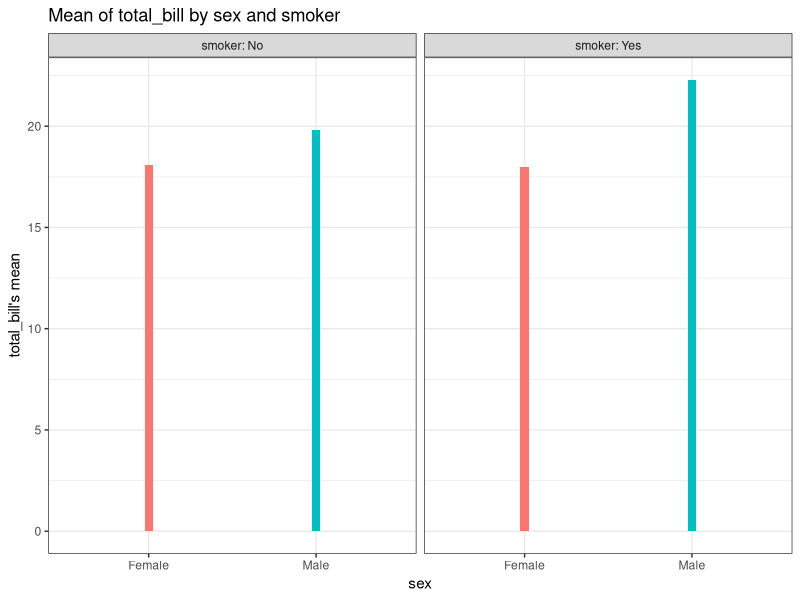
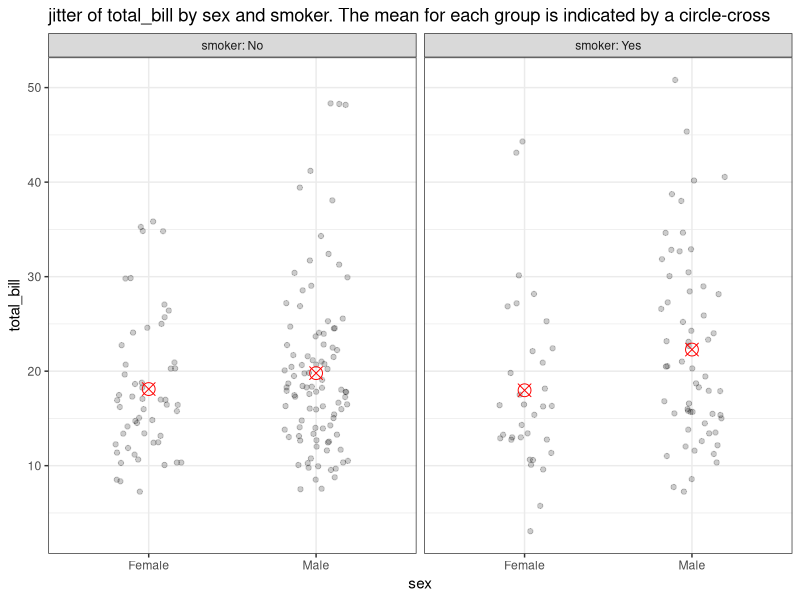
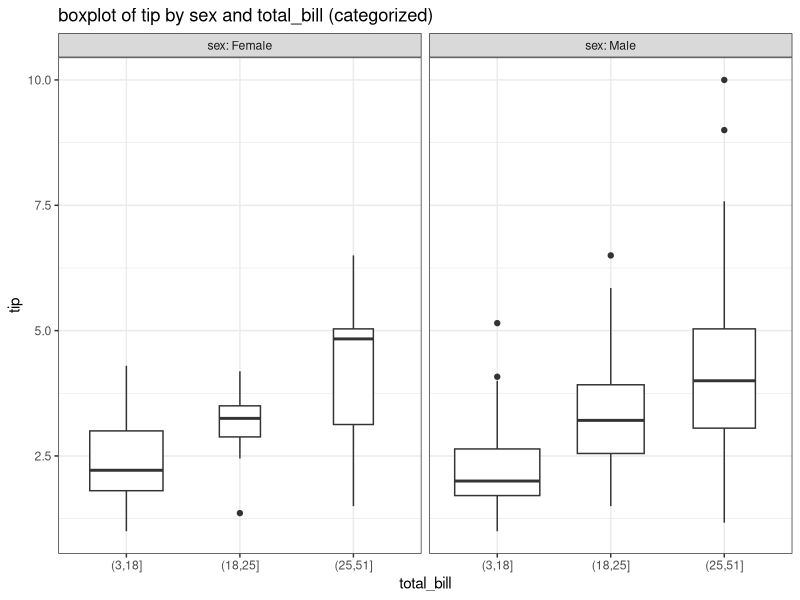
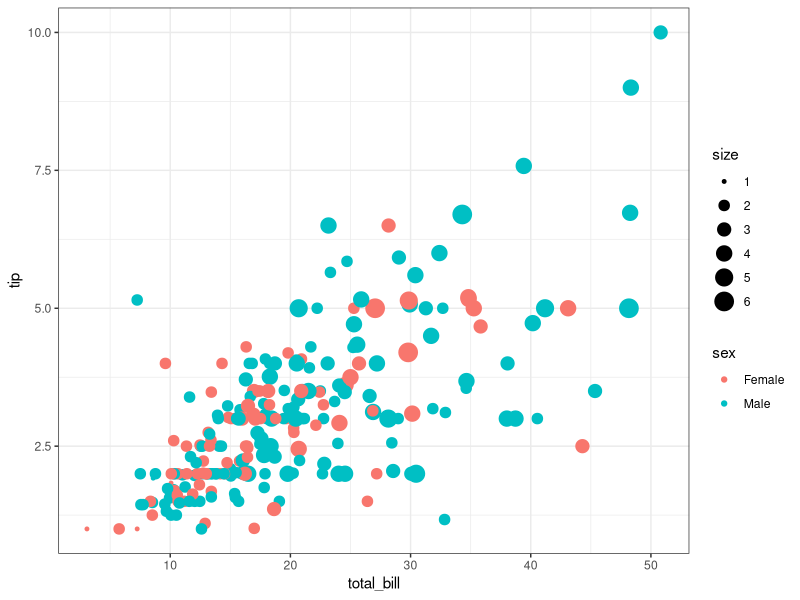
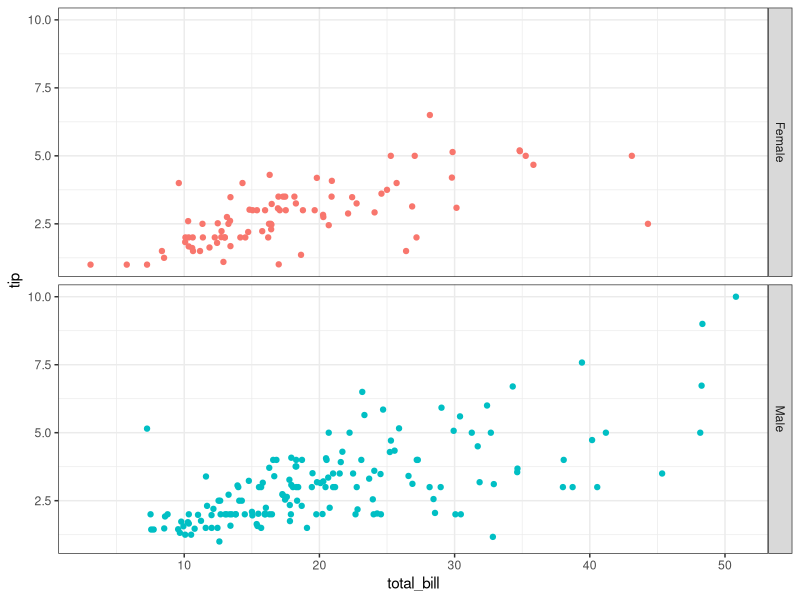
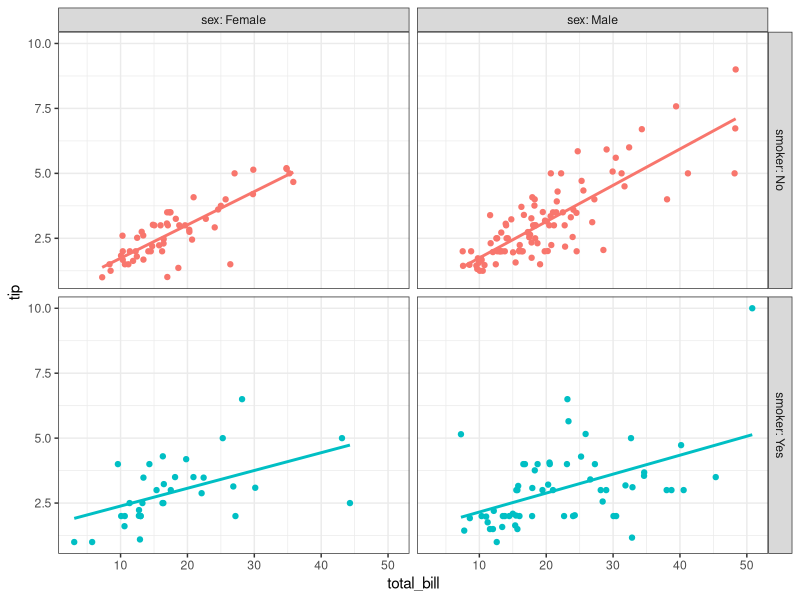

R code for these plots, in order:
## ---- chunk 1
knitr::opts_chunk$set(
  echo = TRUE,
  fig.align = "center",
  message = FALSE,
  warning = FALSE
)
## ---- chunk 2
require(ggplot2)
require(reshape2)
## ---- chunk 3
theme_set(theme_bw())
## ---- chunk 4
# 1
ggplot(tips, aes(y = total_bill, x = sex, fill = sex)) +
  stat_summary(fun = "mean", geom = "bar", width = 0.05) +
  facet_grid(col = vars(smoker), labeller = label_both) +
  labs(y = "total_bill's mean") +
  theme(legend.position = "none") +
  labs(title = "Mean of total_bill by sex and smoker")
## ---- chunk 5
# 2
ggplot(tips, aes(x = sex, y = total_bill)) +
  geom_jitter(alpha = 0.2, width = 0.2, height = 0) +
  stat_summary(geom = "point", fun = "mean", size = 4, shape = 13, color = "red") +
  facet_grid(col = vars(smoker), labeller = label_both) +
  labs(title = "jitter of total_bill by sex and smoker. The mean for each group is indicated by a circle-cross")
## ---- chunk 6
# 3
ggplot(tips, aes(x = cut(total_bill, breaks = c(3, 18, 25, 51)), y = tip)) +
  geom_boxplot(varwidth = TRUE) +
  facet_grid(col = vars(sex), labeller = label_both) +
  labs(x = "total_bill") +
  labs(title = "boxplot of tip by sex and total_bill (categorized)")
## ---- chunk 7
# 4
ggplot(tips, aes(x = total_bill, y = tip)) +
  geom_point() +
  aes(color = sex, size = size)
## ---- chunk 8
# 5
ggplot(tips, aes(x = total_bill, y = tip)) +
  geom_point() +
  aes(color = sex) +
  facet_grid(row = vars(sex)) +
  theme(legend.position = "none")
## ---- chunk 9
# 6
ggplot(tips, aes(x = total_bill, y = tip)) +
  geom_point() +
  geom_smooth(method = "lm", se = FALSE) +
  aes(color = smoker) +
  facet_grid(row = vars(smoker), col = vars(sex), labeller = label_both) +
  theme(legend.position = "none")
